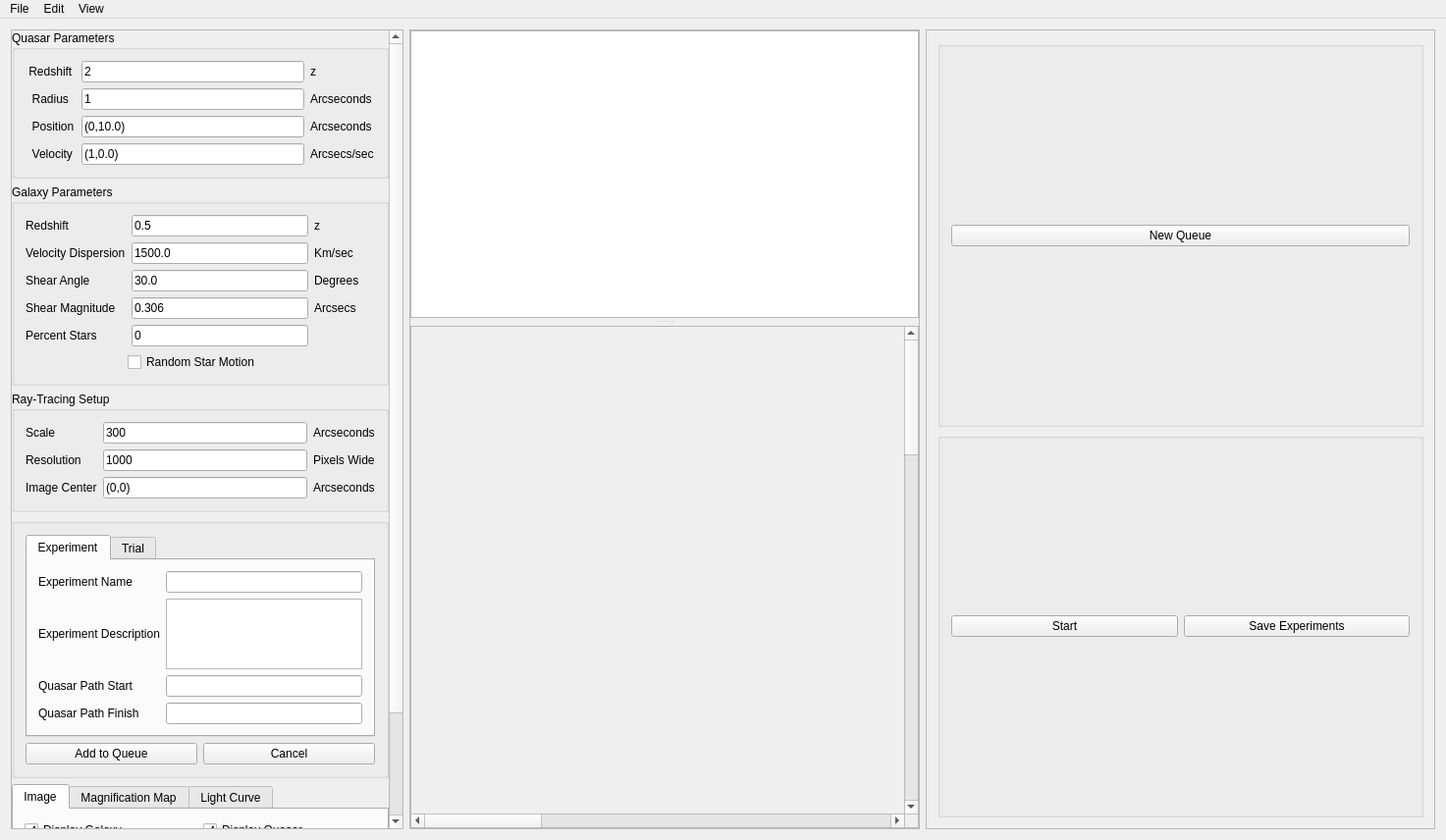
<?xml version="1.0" encoding="UTF-8"?>
<ui version="4.0">
 <class>GravitationalLensing</class>
 <widget class="QMainWindow" name="GravitationalLensing">
  <property name="geometry">
   <rect>
    <x>0</x>
    <y>0</y>
    <width>1473</width>
    <height>856</height>
   </rect>
  </property>
  <property name="windowTitle">
   <string>Gravitational Lensing</string>
  </property>
  <widget class="QWidget" name="centralWidget">
   <layout class="QHBoxLayout" name="horizontalLayout_4">
    <item>
     <widget class="QScrollArea" name="scrollArea_2">
      <property name="minimumSize">
       <size>
        <width>0</width>
        <height>0</height>
       </size>
      </property>
      <property name="maximumSize">
       <size>
        <width>400</width>
        <height>180000</height>
       </size>
      </property>
      <property name="frameShape">
       <enum>QFrame::StyledPanel</enum>
      </property>
      <property name="widgetResizable">
       <bool>true</bool>
      </property>
      <widget class="QWidget" name="scrollAreaWidgetContents_2">
       <property name="geometry">
        <rect>
         <x>0</x>
         <y>-141</y>
         <width>390</width>
         <height>944</height>
        </rect>
       </property>
       <property name="maximumSize">
        <size>
         <width>16777215</width>
         <height>16777215</height>
        </size>
       </property>
       <layout class="QVBoxLayout" name="verticalLayout_2">
        <property name="leftMargin">
         <number>0</number>
        </property>
        <property name="topMargin">
         <number>0</number>
        </property>
        <property name="rightMargin">
         <number>0</number>
        </property>
        <property name="bottomMargin">
         <number>0</number>
        </property>
        <item>
         <widget class="QGroupBox" name="groupBox_3">
          <property name="enabled">
           <bool>true</bool>
          </property>
          <property name="sizePolicy">
           <sizepolicy hsizetype="Minimum" vsizetype="Preferred">
            <horstretch>0</horstretch>
            <verstretch>0</verstretch>
           </sizepolicy>
          </property>
          <property name="minimumSize">
           <size>
            <width>30</width>
            <height>0</height>
           </size>
          </property>
          <property name="maximumSize">
           <size>
            <width>16777215</width>
            <height>264</height>
           </size>
          </property>
          <property name="title">
           <string>Quasar Parameters</string>
          </property>
          <layout class="QGridLayout" name="gridLayout_4">
           <item row="0" column="1">
            <layout class="QGridLayout" name="gridLayout_5">
             <item row="2" column="1">
              <widget class="QLineEdit" name="qPosition">
               <property name="text">
                <string>(0,10.0)</string>
               </property>
              </widget>
             </item>
             <item row="2" column="2">
              <widget class="QLabel" name="label_10">
               <property name="text">
                <string>Arcseconds </string>
               </property>
              </widget>
             </item>
             <item row="2" column="0">
              <widget class="QLabel" name="label_7">
               <property name="text">
                <string>  Position</string>
               </property>
              </widget>
             </item>
             <item row="1" column="1">
              <widget class="QLineEdit" name="qRadius">
               <property name="text">
                <string>1</string>
               </property>
              </widget>
             </item>
             <item row="3" column="0">
              <widget class="QLabel" name="label_6">
               <property name="text">
                <string>  Velocity</string>
               </property>
              </widget>
             </item>
             <item row="3" column="1">
              <widget class="QLineEdit" name="qVelocity">
               <property name="text">
                <string>(1,0.0)</string>
               </property>
              </widget>
             </item>
             <item row="3" column="2">
              <widget class="QLabel" name="label_8">
               <property name="text">
                <string>Arcsecs/sec</string>
               </property>
              </widget>
             </item>
             <item row="1" column="2">
              <widget class="QLabel" name="label_19">
               <property name="text">
                <string>Arcseconds</string>
               </property>
              </widget>
             </item>
             <item row="0" column="0">
              <widget class="QLabel" name="label_9">
               <property name="text">
                <string> Redshift </string>
               </property>
              </widget>
             </item>
             <item row="1" column="0">
              <widget class="QLabel" name="label_4">
               <property name="text">
                <string>  Radius</string>
               </property>
              </widget>
             </item>
             <item row="0" column="1">
              <widget class="QLineEdit" name="qRedshift">
               <property name="text">
                <string>2</string>
               </property>
              </widget>
             </item>
             <item row="0" column="2">
              <widget class="QLabel" name="label_5">
               <property name="text">
                <string>z</string>
               </property>
              </widget>
             </item>
            </layout>
           </item>
          </layout>
         </widget>
        </item>
        <item>
         <widget class="QGroupBox" name="groupBox_4">
          <property name="sizePolicy">
           <sizepolicy hsizetype="Preferred" vsizetype="Preferred">
            <horstretch>0</horstretch>
            <verstretch>0</verstretch>
           </sizepolicy>
          </property>
          <property name="minimumSize">
           <size>
            <width>30</width>
            <height>0</height>
           </size>
          </property>
          <property name="maximumSize">
           <size>
            <width>16777215</width>
            <height>263</height>
           </size>
          </property>
          <property name="title">
           <string>Galaxy Parameters</string>
          </property>
          <layout class="QGridLayout" name="gridLayout">
           <item row="0" column="2">
            <widget class="QLabel" name="label_15">
             <property name="text">
              <string/>
             </property>
            </widget>
           </item>
           <item row="0" column="1" rowspan="2">
            <layout class="QGridLayout" name="gridLayout_3">
             <item row="1" column="0">
              <widget class="QLabel" name="label_11">
               <property name="text">
                <string>Velocity Dispersion</string>
               </property>
              </widget>
             </item>
             <item row="2" column="1">
              <widget class="QLineEdit" name="gShearAngle">
               <property name="text">
                <string>30.0</string>
               </property>
              </widget>
             </item>
             <item row="0" column="0">
              <widget class="QLabel" name="label_14">
               <property name="text">
                <string>Redshift</string>
               </property>
              </widget>
             </item>
             <item row="0" column="1">
              <widget class="QLineEdit" name="gRedshift">
               <property name="text">
                <string>0.5</string>
               </property>
              </widget>
             </item>
             <item row="0" column="2">
              <widget class="QLabel" name="label">
               <property name="text">
                <string>z</string>
               </property>
              </widget>
             </item>
             <item row="3" column="0">
              <widget class="QLabel" name="label_12">
               <property name="text">
                <string>Shear Magnitude</string>
               </property>
              </widget>
             </item>
             <item row="2" column="0">
              <widget class="QLabel" name="label_3">
               <property name="text">
                <string>Shear Angle</string>
               </property>
              </widget>
             </item>
             <item row="1" column="2">
              <widget class="QLabel" name="label_16">
               <property name="text">
                <string>Km/sec</string>
               </property>
              </widget>
             </item>
             <item row="3" column="2">
              <widget class="QLabel" name="label_17">
               <property name="text">
                <string>Arcsecs</string>
               </property>
              </widget>
             </item>
             <item row="2" column="2">
              <widget class="QLabel" name="label_2">
               <property name="text">
                <string>Degrees </string>
               </property>
              </widget>
             </item>
             <item row="4" column="1">
              <widget class="QLineEdit" name="gNumStars">
               <property name="text">
                <string>0</string>
               </property>
              </widget>
             </item>
             <item row="1" column="1">
              <widget class="QLineEdit" name="gVelDispersion">
               <property name="text">
                <string>1500.0</string>
               </property>
              </widget>
             </item>
             <item row="3" column="1">
              <widget class="QLineEdit" name="gShearMag">
               <property name="text">
                <string>0.306</string>
               </property>
              </widget>
             </item>
             <item row="4" column="0">
              <widget class="QLabel" name="label_13">
               <property name="text">
                <string>Percent Stars</string>
               </property>
              </widget>
             </item>
            </layout>
           </item>
           <item row="2" column="1">
            <layout class="QHBoxLayout" name="horizontalLayout_8">
             <item>
              <spacer name="horizontalSpacer_3">
               <property name="orientation">
                <enum>Qt::Horizontal</enum>
               </property>
               <property name="sizeHint" stdset="0">
                <size>
                 <width>40</width>
                 <height>20</height>
                </size>
               </property>
              </spacer>
             </item>
             <item>
              <widget class="QCheckBox" name="randomMotionBox">
               <property name="text">
                <string>Random Star Motion</string>
               </property>
              </widget>
             </item>
             <item>
              <spacer name="horizontalSpacer_4">
               <property name="orientation">
                <enum>Qt::Horizontal</enum>
               </property>
               <property name="sizeHint" stdset="0">
                <size>
                 <width>40</width>
                 <height>20</height>
                </size>
               </property>
              </spacer>
             </item>
            </layout>
           </item>
          </layout>
         </widget>
        </item>
        <item>
         <widget class="QGroupBox" name="canvasSetupBox">
          <property name="title">
           <string>Ray-Tracing Setup</string>
          </property>
          <layout class="QVBoxLayout" name="verticalLayout_7">
           <item>
            <layout class="QGridLayout" name="gridLayout_2">
             <item row="0" column="2">
              <widget class="QLabel" name="label_22">
               <property name="text">
                <string>Arcseconds</string>
               </property>
              </widget>
             </item>
             <item row="0" column="1">
              <widget class="QLineEdit" name="scaleInput">
               <property name="enabled">
                <bool>true</bool>
               </property>
               <property name="text">
                <string>300</string>
               </property>
              </widget>
             </item>
             <item row="0" column="0">
              <widget class="QLabel" name="label_21">
               <property name="text">
                <string>Scale</string>
               </property>
              </widget>
             </item>
             <item row="1" column="0">
              <widget class="QLabel" name="label_20">
               <property name="text">
                <string>Resolution</string>
               </property>
              </widget>
             </item>
             <item row="1" column="1">
              <widget class="QLineEdit" name="dimensionInput">
               <property name="enabled">
                <bool>true</bool>
               </property>
               <property name="text">
                <string>1000</string>
               </property>
              </widget>
             </item>
             <item row="1" column="2">
              <widget class="QLabel" name="label_26">
               <property name="text">
                <string>Pixels Wide</string>
               </property>
              </widget>
             </item>
             <item row="2" column="0">
              <widget class="QLabel" name="label_18">
               <property name="text">
                <string>Image Center</string>
               </property>
              </widget>
             </item>
             <item row="2" column="2">
              <widget class="QLabel" name="label_24">
               <property name="text">
                <string>Arcseconds</string>
               </property>
              </widget>
             </item>
             <item row="2" column="1">
              <widget class="QLineEdit" name="gCenter">
               <property name="text">
                <string>(0,0)</string>
               </property>
              </widget>
             </item>
            </layout>
           </item>
          </layout>
         </widget>
        </item>
        <item>
         <widget class="QGroupBox" name="queueBox">
          <property name="title">
           <string/>
          </property>
          <layout class="QVBoxLayout" name="verticalLayout_9">
           <item>
            <widget class="QTabWidget" name="tabWidget_2">
             <property name="currentIndex">
              <number>0</number>
             </property>
             <widget class="QWidget" name="tab">
              <attribute name="title">
               <string>Experiment</string>
              </attribute>
              <layout class="QVBoxLayout" name="verticalLayout_10">
               <item>
                <layout class="QGridLayout" name="gridLayout_8">
                 <item row="0" column="0">
                  <widget class="QLabel" name="label_29">
                   <property name="text">
                    <string>Experiment Name</string>
                   </property>
                  </widget>
                 </item>
                 <item row="1" column="1">
                  <widget class="QPlainTextEdit" name="experimentDescEntry"/>
                 </item>
                 <item row="1" column="0">
                  <widget class="QLabel" name="label_28">
                   <property name="text">
                    <string>Experiment Description</string>
                   </property>
                  </widget>
                 </item>
                 <item row="0" column="1">
                  <widget class="QLineEdit" name="experimentNameEntry"/>
                 </item>
                 <item row="2" column="0">
                  <widget class="QLabel" name="label_31">
                   <property name="text">
                    <string>Quasar Path Start</string>
                   </property>
                  </widget>
                 </item>
                 <item row="2" column="1">
                  <widget class="QLineEdit" name="lineEdit"/>
                 </item>
                 <item row="4" column="0">
                  <widget class="QLabel" name="label_32">
                   <property name="text">
                    <string>Quasar Path Finish</string>
                   </property>
                  </widget>
                 </item>
                 <item row="4" column="1">
                  <widget class="QLineEdit" name="lineEdit_2"/>
                 </item>
                </layout>
               </item>
              </layout>
             </widget>
             <widget class="QWidget" name="tab_2">
              <attribute name="title">
               <string>Trial</string>
              </attribute>
              <layout class="QVBoxLayout" name="verticalLayout_12">
               <item>
                <layout class="QGridLayout" name="gridLayout_9">
                 <item row="0" column="0">
                  <widget class="QLabel" name="label_30">
                   <property name="text">
                    <string>Number of Trials</string>
                   </property>
                  </widget>
                 </item>
                 <item row="0" column="1">
                  <widget class="QSpinBox" name="trialSpinbox"/>
                 </item>
                 <item row="1" column="0">
                  <widget class="QCheckBox" name="checkBox">
                   <property name="text">
                    <string>Vary Star Field Between Trials</string>
                   </property>
                  </widget>
                 </item>
                 <item row="1" column="1">
                  <widget class="QCheckBox" name="checkBox_2">
                   <property name="text">
                    <string>Vary Quasar Path</string>
                   </property>
                  </widget>
                 </item>
                </layout>
               </item>
              </layout>
             </widget>
            </widget>
           </item>
           <item>
            <layout class="QHBoxLayout" name="horizontalLayout_5">
             <item>
              <widget class="QPushButton" name="pushButton">
               <property name="text">
                <string>Add to Queue</string>
               </property>
              </widget>
             </item>
             <item>
              <widget class="QPushButton" name="queueEditCancelButton">
               <property name="text">
                <string>Cancel</string>
               </property>
              </widget>
             </item>
            </layout>
           </item>
          </layout>
         </widget>
        </item>
        <item>
         <widget class="QTabWidget" name="visualizationBox">
          <property name="sizePolicy">
           <sizepolicy hsizetype="Expanding" vsizetype="Preferred">
            <horstretch>0</horstretch>
            <verstretch>0</verstretch>
           </sizepolicy>
          </property>
          <property name="maximumSize">
           <size>
            <width>16777215</width>
            <height>300</height>
           </size>
          </property>
          <property name="tabPosition">
           <enum>QTabWidget::North</enum>
          </property>
          <property name="tabShape">
           <enum>QTabWidget::Rounded</enum>
          </property>
          <property name="currentIndex">
           <number>0</number>
          </property>
          <property name="usesScrollButtons">
           <bool>true</bool>
          </property>
          <property name="documentMode">
           <bool>false</bool>
          </property>
          <property name="tabsClosable">
           <bool>false</bool>
          </property>
          <property name="movable">
           <bool>false</bool>
          </property>
          <property name="tabBarAutoHide">
           <bool>false</bool>
          </property>
          <widget class="QWidget" name="ImageTab">
           <attribute name="title">
            <string>Image</string>
           </attribute>
           <layout class="QVBoxLayout" name="verticalLayout_3">
            <item>
             <layout class="QHBoxLayout" name="horizontalLayout">
              <item>
               <widget class="QCheckBox" name="displayGalaxy">
                <property name="layoutDirection">
                 <enum>Qt::LeftToRight</enum>
                </property>
                <property name="text">
                 <string>Display Galaxy</string>
                </property>
                <property name="checked">
                 <bool>true</bool>
                </property>
               </widget>
              </item>
              <item>
               <widget class="QCheckBox" name="displayQuasar">
                <property name="layoutDirection">
                 <enum>Qt::LeftToRight</enum>
                </property>
                <property name="text">
                 <string>Display Quasar</string>
                </property>
                <property name="checked">
                 <bool>true</bool>
                </property>
               </widget>
              </item>
             </layout>
            </item>
            <item>
             <layout class="QHBoxLayout" name="horizontalLayout_2">
              <item>
               <widget class="QPushButton" name="playButton">
                <property name="text">
                 <string>Play</string>
                </property>
                <property name="autoDefault">
                 <bool>false</bool>
                </property>
                <property name="default">
                 <bool>false</bool>
                </property>
                <property name="flat">
                 <bool>false</bool>
                </property>
               </widget>
              </item>
              <item>
               <widget class="QPushButton" name="pauseButton">
                <property name="text">
                 <string>Pause</string>
                </property>
               </widget>
              </item>
              <item>
               <widget class="QPushButton" name="resetButton">
                <property name="text">
                 <string>Stop</string>
                </property>
               </widget>
              </item>
             </layout>
            </item>
            <item>
             <layout class="QHBoxLayout" name="horizontalLayout_9">
              <item>
               <widget class="QLabel" name="label_27">
                <property name="text">
                 <string>Current Source Position:</string>
                </property>
               </widget>
              </item>
              <item>
               <widget class="QLabel" name="sourcePosLabel">
                <property name="text">
                 <string>(0.0,0.0)</string>
                </property>
               </widget>
              </item>
             </layout>
            </item>
           </layout>
           <zorder></zorder>
           <zorder>horizontalLayoutWidget</zorder>
          </widget>
          <widget class="QWidget" name="developerTab">
           <attribute name="title">
            <string>Magnification Map</string>
           </attribute>
           <layout class="QVBoxLayout" name="verticalLayout_6">
            <item>
             <layout class="QGridLayout" name="gridLayout_6">
              <item row="1" column="0">
               <widget class="QPushButton" name="developerExportButton">
                <property name="text">
                 <string>Save As...</string>
                </property>
               </widget>
              </item>
              <item row="0" column="0">
               <widget class="QPushButton" name="visualizeDataButton">
                <property name="text">
                 <string>Make Magnification Map</string>
                </property>
               </widget>
              </item>
             </layout>
            </item>
           </layout>
          </widget>
          <widget class="QWidget" name="lightCurveTab">
           <property name="enabled">
            <bool>false</bool>
           </property>
           <attribute name="title">
            <string>Light Curve</string>
           </attribute>
           <layout class="QVBoxLayout" name="verticalLayout">
            <item>
             <layout class="QGridLayout" name="gridLayout_7">
              <item row="1" column="1">
               <widget class="QLineEdit" name="lightCurveMinField">
                <property name="text">
                 <string>(-1,-1)</string>
                </property>
               </widget>
              </item>
              <item row="1" column="3">
               <widget class="QLabel" name="label_25">
                <property name="text">
                 <string>Arcseconds</string>
                </property>
               </widget>
              </item>
              <item row="2" column="1">
               <layout class="QHBoxLayout" name="horizontalLayout_6"/>
              </item>
              <item row="1" column="0">
               <widget class="QLabel" name="label_23">
                <property name="text">
                 <string>Path</string>
                </property>
               </widget>
              </item>
              <item row="1" column="2">
               <widget class="QLineEdit" name="lightCurveMaxField">
                <property name="text">
                 <string>(1,1)</string>
                </property>
               </widget>
              </item>
             </layout>
            </item>
            <item>
             <layout class="QHBoxLayout" name="horizontalLayout_7">
              <item>
               <spacer name="horizontalSpacer_2">
                <property name="orientation">
                 <enum>Qt::Horizontal</enum>
                </property>
                <property name="sizeHint" stdset="0">
                 <size>
                  <width>40</width>
                  <height>20</height>
                 </size>
                </property>
               </spacer>
              </item>
              <item>
               <widget class="QPushButton" name="lightCurveStartButton">
                <property name="text">
                 <string>Calculate</string>
                </property>
               </widget>
              </item>
              <item>
               <spacer name="horizontalSpacer">
                <property name="orientation">
                 <enum>Qt::Horizontal</enum>
                </property>
                <property name="sizeHint" stdset="0">
                 <size>
                  <width>40</width>
                  <height>20</height>
                 </size>
                </property>
               </spacer>
              </item>
             </layout>
            </item>
           </layout>
          </widget>
         </widget>
        </item>
        <item>
         <widget class="QLabel" name="progressLabel">
          <property name="text">
           <string>Ready</string>
          </property>
         </widget>
        </item>
        <item>
         <widget class="QProgressBar" name="progressBar">
          <property name="enabled">
           <bool>false</bool>
          </property>
          <property name="value">
           <number>24</number>
          </property>
         </widget>
        </item>
       </layout>
      </widget>
     </widget>
    </item>
    <item>
     <widget class="QFrame" name="visualizationFrame">
      <property name="frameShape">
       <enum>QFrame::StyledPanel</enum>
      </property>
      <property name="frameShadow">
       <enum>QFrame::Raised</enum>
      </property>
      <layout class="QVBoxLayout" name="verticalLayout_5">
       <property name="spacing">
        <number>0</number>
       </property>
       <property name="leftMargin">
        <number>0</number>
       </property>
       <property name="topMargin">
        <number>0</number>
       </property>
       <property name="rightMargin">
        <number>0</number>
       </property>
       <property name="bottomMargin">
        <number>0</number>
       </property>
       <item>
        <widget class="QSplitter" name="splitter">
         <property name="orientation">
          <enum>Qt::Vertical</enum>
         </property>
         <property name="opaqueResize">
          <bool>false</bool>
         </property>
         <property name="handleWidth">
          <number>8</number>
         </property>
         <property name="childrenCollapsible">
          <bool>true</bool>
         </property>
         <widget class="PlotWidget" name="curve_canvas">
          <property name="sizePolicy">
           <sizepolicy hsizetype="Preferred" vsizetype="Preferred">
            <horstretch>0</horstretch>
            <verstretch>0</verstretch>
           </sizepolicy>
          </property>
          <property name="interactive">
           <bool>true</bool>
          </property>
         </widget>
         <widget class="QScrollArea" name="scrollArea">
          <property name="widgetResizable">
           <bool>true</bool>
          </property>
          <widget class="QWidget" name="scrollAreaWidgetContents">
           <property name="geometry">
            <rect>
             <x>0</x>
             <y>0</y>
             <width>2000</width>
             <height>2000</height>
            </rect>
           </property>
           <property name="sizePolicy">
            <sizepolicy hsizetype="Expanding" vsizetype="Expanding">
             <horstretch>0</horstretch>
             <verstretch>0</verstretch>
            </sizepolicy>
           </property>
           <property name="minimumSize">
            <size>
             <width>2000</width>
             <height>2000</height>
            </size>
           </property>
           <layout class="QVBoxLayout" name="verticalLayout_4">
            <property name="spacing">
             <number>0</number>
            </property>
            <property name="leftMargin">
             <number>0</number>
            </property>
            <property name="topMargin">
             <number>0</number>
            </property>
            <property name="rightMargin">
             <number>0</number>
            </property>
            <property name="bottomMargin">
             <number>0</number>
            </property>
            <item>
             <widget class="QLabel" name="main_canvas">
              <property name="sizePolicy">
               <sizepolicy hsizetype="Expanding" vsizetype="Expanding">
                <horstretch>0</horstretch>
                <verstretch>0</verstretch>
               </sizepolicy>
              </property>
              <property name="minimumSize">
               <size>
                <width>2000</width>
                <height>2000</height>
               </size>
              </property>
              <property name="text">
               <string/>
              </property>
              <property name="scaledContents">
               <bool>false</bool>
              </property>
              <property name="alignment">
               <set>Qt::AlignLeading|Qt::AlignLeft|Qt::AlignTop</set>
              </property>
             </widget>
            </item>
           </layout>
          </widget>
         </widget>
        </widget>
       </item>
      </layout>
     </widget>
    </item>
    <item>
     <widget class="QFrame" name="queueFrame">
      <property name="frameShape">
       <enum>QFrame::StyledPanel</enum>
      </property>
      <property name="frameShadow">
       <enum>QFrame::Raised</enum>
      </property>
      <layout class="QVBoxLayout" name="verticalLayout_8">
       <item>
        <widget class="QGroupBox" name="groupBox_2">
         <property name="title">
          <string/>
         </property>
         <layout class="QVBoxLayout" name="queueFrameLayout">
          <item>
           <widget class="QPushButton" name="newQueueButton">
            <property name="text">
             <string>New Queue</string>
            </property>
           </widget>
          </item>
         </layout>
        </widget>
       </item>
       <item>
        <widget class="QGroupBox" name="groupBox_5">
         <property name="title">
          <string/>
         </property>
         <layout class="QHBoxLayout" name="horizontalLayout_3">
          <item>
           <widget class="QPushButton" name="queueStartButton">
            <property name="text">
             <string>Start</string>
            </property>
           </widget>
          </item>
          <item>
           <widget class="QPushButton" name="saveExperimentsButton">
            <property name="text">
             <string>Save Experiments</string>
            </property>
           </widget>
          </item>
         </layout>
        </widget>
       </item>
      </layout>
     </widget>
    </item>
   </layout>
  </widget>
  <widget class="QMenuBar" name="menuBar">
   <property name="geometry">
    <rect>
     <x>0</x>
     <y>0</y>
     <width>1473</width>
     <height>19</height>
    </rect>
   </property>
   <property name="nativeMenuBar">
    <bool>false</bool>
   </property>
   <widget class="QMenu" name="menuFile">
    <property name="title">
     <string>File</string>
    </property>
    <widget class="QMenu" name="menuLoad">
     <property name="title">
      <string>Load</string>
     </property>
     <addaction name="load_setup"/>
     <addaction name="load_run"/>
    </widget>
    <widget class="QMenu" name="menuSave">
     <property name="title">
      <string>Save</string>
     </property>
     <addaction name="save_setup"/>
     <addaction name="save_run"/>
    </widget>
    <addaction name="menuLoad"/>
    <addaction name="menuSave"/>
    <addaction name="separator"/>
    <addaction name="record_button"/>
    <addaction name="separator"/>
    <addaction name="shutdown"/>
   </widget>
   <widget class="QMenu" name="menuEdit">
    <property name="title">
     <string>Edit</string>
    </property>
   </widget>
   <widget class="QMenu" name="menuView">
    <property name="title">
     <string>View</string>
    </property>
    <addaction name="actionVisualize"/>
    <addaction name="separator"/>
    <addaction name="actionQueue"/>
   </widget>
   <addaction name="menuFile"/>
   <addaction name="menuEdit"/>
   <addaction name="menuView"/>
  </widget>
  <action name="shutdown">
   <property name="text">
    <string>Exit</string>
   </property>
   <property name="shortcut">
    <string>Ctrl+Q</string>
   </property>
  </action>
  <action name="load_setup">
   <property name="text">
    <string>Setup</string>
   </property>
   <property name="shortcut">
    <string>Ctrl+O</string>
   </property>
  </action>
  <action name="load_run">
   <property name="text">
    <string>Run</string>
   </property>
  </action>
  <action name="save_setup">
   <property name="text">
    <string>Setup</string>
   </property>
   <property name="shortcut">
    <string>Ctrl+S</string>
   </property>
  </action>
  <action name="save_run">
   <property name="text">
    <string>Run</string>
   </property>
  </action>
  <action name="record_button">
   <property name="text">
    <string>Record</string>
   </property>
   <property name="shortcut">
    <string>Ctrl+R</string>
   </property>
  </action>
  <action name="actionVisualize">
   <property name="checkable">
    <bool>true</bool>
   </property>
   <property name="checked">
    <bool>true</bool>
   </property>
   <property name="text">
    <string>Visualize</string>
   </property>
  </action>
  <action name="actionQueue">
   <property name="checkable">
    <bool>true</bool>
   </property>
   <property name="text">
    <string>Queue</string>
   </property>
  </action>
 </widget>
 <layoutdefault spacing="6" margin="11"/>
 <customwidgets>
  <customwidget>
   <class>PlotWidget</class>
   <extends>QGraphicsView</extends>
   <header location="global">pyqtgraph.h</header>
  </customwidget>
 </customwidgets>
 <resources/>
 <connections/>
</ui>
